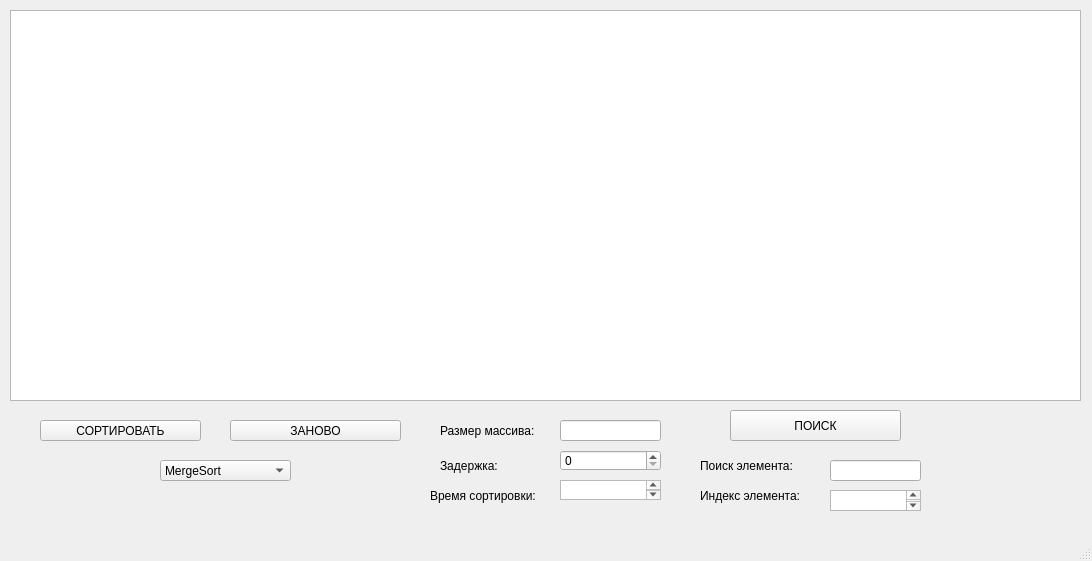
<?xml version="1.0" encoding="UTF-8"?>
<ui version="4.0">
 <class>MainWindow</class>
 <widget class="QMainWindow" name="MainWindow">
  <property name="geometry">
   <rect>
    <x>0</x>
    <y>0</y>
    <width>1092</width>
    <height>561</height>
   </rect>
  </property>
  <property name="sizePolicy">
   <sizepolicy hsizetype="Fixed" vsizetype="Fixed">
    <horstretch>0</horstretch>
    <verstretch>0</verstretch>
   </sizepolicy>
  </property>
  <property name="minimumSize">
   <size>
    <width>1092</width>
    <height>561</height>
   </size>
  </property>
  <property name="maximumSize">
   <size>
    <width>1092</width>
    <height>561</height>
   </size>
  </property>
  <property name="windowTitle">
   <string>MainWindow</string>
  </property>
  <widget class="QWidget" name="centralwidget">
   <widget class="QGraphicsView" name="graphicsView">
    <property name="geometry">
     <rect>
      <x>10</x>
      <y>10</y>
      <width>1071</width>
      <height>391</height>
     </rect>
    </property>
   </widget>
   <widget class="QPushButton" name="sort">
    <property name="geometry">
     <rect>
      <x>40</x>
      <y>420</y>
      <width>161</width>
      <height>21</height>
     </rect>
    </property>
    <property name="text">
     <string>СОРТИРОВАТЬ</string>
    </property>
   </widget>
   <widget class="QPushButton" name="restart">
    <property name="geometry">
     <rect>
      <x>230</x>
      <y>420</y>
      <width>171</width>
      <height>21</height>
     </rect>
    </property>
    <property name="text">
     <string>ЗАНОВО</string>
    </property>
   </widget>
   <widget class="QComboBox" name="sortBox">
    <property name="geometry">
     <rect>
      <x>160</x>
      <y>460</y>
      <width>131</width>
      <height>21</height>
     </rect>
    </property>
    <item>
     <property name="text">
      <string>MergeSort</string>
     </property>
    </item>
    <item>
     <property name="text">
      <string>QuickSort</string>
     </property>
    </item>
    <item>
     <property name="text">
      <string>HeapSort</string>
     </property>
    </item>
   </widget>
   <widget class="QLabel" name="arrSize">
    <property name="geometry">
     <rect>
      <x>440</x>
      <y>420</y>
      <width>111</width>
      <height>21</height>
     </rect>
    </property>
    <property name="text">
     <string>Размер массива:</string>
    </property>
   </widget>
   <widget class="QLineEdit" name="sizeEdit">
    <property name="geometry">
     <rect>
      <x>560</x>
      <y>420</y>
      <width>101</width>
      <height>21</height>
     </rect>
    </property>
   </widget>
   <widget class="QLabel" name="delay">
    <property name="geometry">
     <rect>
      <x>440</x>
      <y>450</y>
      <width>81</width>
      <height>31</height>
     </rect>
    </property>
    <property name="text">
     <string>Задержка:</string>
    </property>
   </widget>
   <widget class="QSpinBox" name="delayBox">
    <property name="geometry">
     <rect>
      <x>560</x>
      <y>450</y>
      <width>101</width>
      <height>21</height>
     </rect>
    </property>
   </widget>
   <widget class="QLabel" name="Time">
    <property name="geometry">
     <rect>
      <x>430</x>
      <y>480</y>
      <width>121</width>
      <height>31</height>
     </rect>
    </property>
    <property name="text">
     <string>Время сортировки:</string>
    </property>
   </widget>
   <widget class="QTextBrowser" name="timeBrowser">
    <property name="geometry">
     <rect>
      <x>560</x>
      <y>480</y>
      <width>101</width>
      <height>20</height>
     </rect>
    </property>
   </widget>
   <widget class="QLabel" name="search">
    <property name="geometry">
     <rect>
      <x>700</x>
      <y>450</y>
      <width>111</width>
      <height>31</height>
     </rect>
    </property>
    <property name="text">
     <string>Поиск элемента:</string>
    </property>
   </widget>
   <widget class="QTextBrowser" name="indexBrowser">
    <property name="geometry">
     <rect>
      <x>830</x>
      <y>490</y>
      <width>91</width>
      <height>21</height>
     </rect>
    </property>
    <property name="html">
     <string>&lt;!DOCTYPE HTML PUBLIC &quot;-//W3C//DTD HTML 4.0//EN&quot; &quot;http://www.w3.org/TR/REC-html40/strict.dtd&quot;&gt;
&lt;html&gt;&lt;head&gt;&lt;meta name=&quot;qrichtext&quot; content=&quot;1&quot; /&gt;&lt;style type=&quot;text/css&quot;&gt;
p, li { white-space: pre-wrap; }
&lt;/style&gt;&lt;/head&gt;&lt;body style=&quot; font-family:'Ubuntu'; font-size:10pt; font-weight:400; font-style:normal;&quot;&gt;
&lt;p style=&quot;-qt-paragraph-type:empty; margin-top:0px; margin-bottom:0px; margin-left:0px; margin-right:0px; -qt-block-indent:0; text-indent:0px; font-size:11pt;&quot;&gt;&lt;br /&gt;&lt;/p&gt;&lt;/body&gt;&lt;/html&gt;</string>
    </property>
   </widget>
   <widget class="QLabel" name="index">
    <property name="geometry">
     <rect>
      <x>700</x>
      <y>480</y>
      <width>121</width>
      <height>31</height>
     </rect>
    </property>
    <property name="text">
     <string>Индекс элемента:</string>
    </property>
   </widget>
   <widget class="QPushButton" name="searchButton">
    <property name="geometry">
     <rect>
      <x>730</x>
      <y>410</y>
      <width>171</width>
      <height>31</height>
     </rect>
    </property>
    <property name="text">
     <string>ПОИСК</string>
    </property>
   </widget>
   <widget class="QLineEdit" name="searchEdit">
    <property name="geometry">
     <rect>
      <x>830</x>
      <y>460</y>
      <width>91</width>
      <height>21</height>
     </rect>
    </property>
   </widget>
  </widget>
  <widget class="QMenuBar" name="menubar">
   <property name="geometry">
    <rect>
     <x>0</x>
     <y>0</y>
     <width>1092</width>
     <height>22</height>
    </rect>
   </property>
  </widget>
  <widget class="QStatusBar" name="statusbar"/>
 </widget>
 <resources/>
 <connections/>
</ui>
